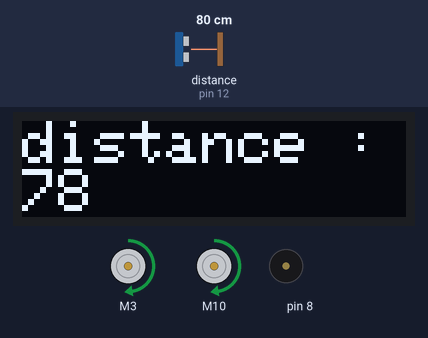
The sketch below on a simulated Arduino Uno, built with avr-gcc and run on an emulated ATmega328P. Shown: 128×32 one-colour display, 2 × DC motor (green arrow = forward, orange = backward, longer = faster), buzzer (waves = sounding). Wiring (inferred from the names in the program): ultrasonic range finder: trigger pin 13; echo pin 12. The inputs (shaded band) are chosen by the test bench; at power-on: distance to the obstacle (sensor on pin 12) 80 cm. The echo pulse lasts 58.3 µs per cm; what the sketch prints to the serial monitor is not drawn.

Above: at 3.2 s.
3.3 s: distance to the obstacle (sensor on pin 12) set to 24 cm
At 7.8 s:
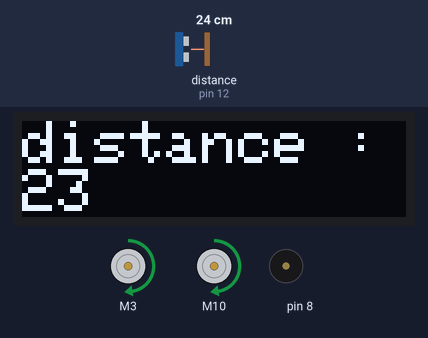
9.1 s: distance to the obstacle (sensor on pin 12) set to 19 cm
At 14.5 s:
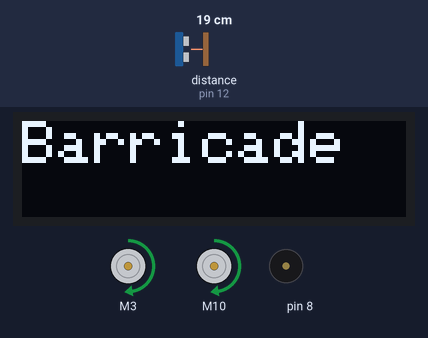
14.9 s: distance to the obstacle (sensor on pin 12) set to 35 cm
At 19.4 s:
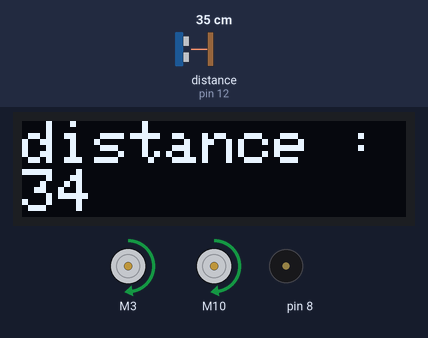
Timing chart, 0 to 35.6 s (numbered marks = the images above; inputs shaded):
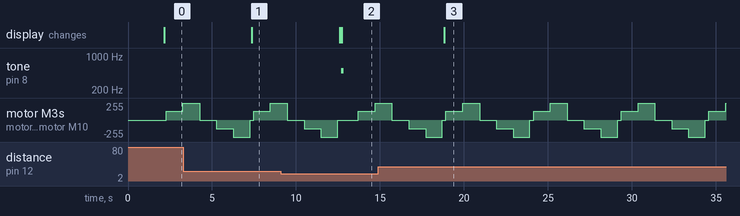

The sketch:

Module_Test.ino
```cpp
#include <SPI.h>
#include <Wire.h>
#include <Adafruit_GFX.h>
#include <Adafruit_SSD1306.h>
#include "CytronMotorDriver.h"

const int trigPin = 13;
int echoPin = 12;
Adafruit_SSD1306 oled = Adafruit_SSD1306(128, 32, &Wire);
CytronMD motor1(PWM_PWM, 3, 4);   // PWM 1A = Pin 3, PWM 1B = Pin 4.
CytronMD motor2(PWM_PWM, 10, 11); // PWM 2A = Pin 10, PWM 2B = Pin 11.

void setup() {
 Serial.begin(9600);
 pinMode(trigPin, OUTPUT);
 pinMode(echoPin, INPUT);
 pinMode(8,OUTPUT);
 oled.begin(0x3C);
 oled.clearDisplay();
 oled.setCursor(0, 0);
 oled.setTextColor(SSD1306_WHITE);
 oled.setTextSize(3);
 oled.print(" Open");
 oled.display();

 delay(2000);
}

void loop()
{
long duration;
int cm;

digitalWrite(trigPin, LOW);
delayMicroseconds(2);
digitalWrite(trigPin, HIGH);
delayMicroseconds(5);
digitalWrite(trigPin, LOW);
duration = pulseIn(echoPin, HIGH);
cm =  duration * 0.034 / 2;
Serial.print(cm);
delay(100);

  oled.clearDisplay();
  oled.setCursor(0, 0);
  oled.setTextSize(2);
  oled.setTextColor(WHITE);
  oled.print("distance :");
  oled.print(cm);
  oled.display();
  delay(100);
     if(cm <= 20)
     {
       motor1.setSpeed(0);     // Motor 1 stops.
       motor2.setSpeed(0);     // Motor 2 stops.
       tone(8, 500,150);
        oled.clearDisplay();
        oled.setCursor(0, 0);
        oled.setTextSize(2);
        oled.println("Barricade");
        oled.display();
        delay(1000);

     }
     else
     {

     }
     motor1.setSpeed(128);   // Motor 1 runs forward at 50% speed.
     motor2.setSpeed(128);  // Motor 2 runs backward at 50% speed.
    delay(1000);
     motor1.setSpeed(255);   // Motor 1 runs forward at full speed.
     motor2.setSpeed(255);  // Motor 2 runs backward at full speed.
    delay(1000);
    motor1.setSpeed(0);     // Motor 1 stops.
    motor2.setSpeed(0);     // Motor 2 stops.
     delay(1000);
    motor1.setSpeed(-128);  // Motor 1 runs backward at 50% speed.
    motor2.setSpeed(-128);   // Motor 2 runs forward at 50% speed.
    delay(1000);
    motor1.setSpeed(-255);  // Motor 1 runs backward at full speed.
    motor2.setSpeed(-255);   // Motor 2 runs forward at full speed.
    delay(1000);
     motor1.setSpeed(0);     // Motor 1 stops.
     motor2.setSpeed(0);     // Motor 2 stops.
}
```

Measured:
- the behaviour switches between 22 and 21 cm on distance to the obstacle (sensor on pin 12) (found by bisection; images 1 and 2)
- after the input at 3.3 s, the display: changes after 4.1 s (image 1)
- after the input at 9.1 s, tone on pin 8: silent → 500 Hz after 3.6 s, → silent 0.15 s later; the display: first changes after 3.5 s (image 2 shows a later state)
- after the input at 14.9 s, tone on pin 8: stops changing and stays silent; the display: changes after 3.9 s (image 3)
- by itself, motor M3, motor M10: repeats every 5.2 s: backward 128/255 1.0 s, backward 255/255 1.0 s, stopped 0.22 s, forward 128/255 1.0 s, forward 255/255 1.0 s, stopped 1.0 s
